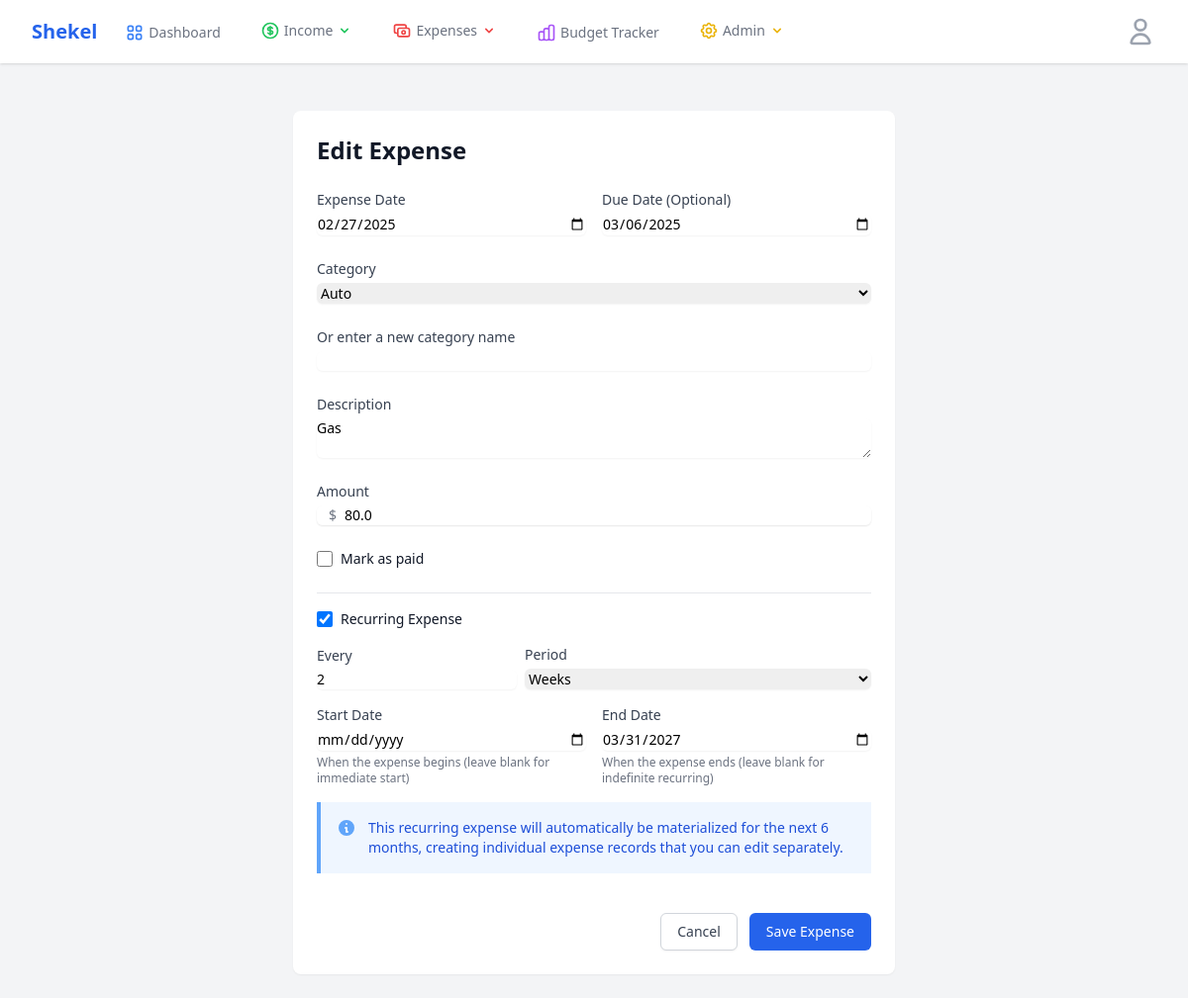
Screenshot of /expenses/edit/2 (signed in) with the database file from the repository.
### app/models.py (models this page shows, shortened)
class Expense(db.Model):
    id = db.Column(db.Integer, primary_key=True)
    date = db.Column(db.Date, nullable=False, index=True)
    due_date = db.Column(db.Date, nullable=True, index=True)
    start_date = db.Column(db.Date, nullable=True, index=True)  # When the expense starts (for recurring)
    end_date = db.Column(db.Date, nullable=True, index=True)    # When the expense ends (for recurring)
    parent_expense_id = db.Column(db.Integer, db.ForeignKey("expense.id"), nullable=True)  # For materialized instances
    category = db.Column(db.String(50), nullable=False)
    category_id = db.Column(db.Integer, db.ForeignKey("expense_category.id"), nullable=True)
    description = db.Column(db.String(200))
    amount = db.Column(db.Float, nullable=False)
    paid = db.Column(db.Boolean, default=False)
    recurring = db.Column(db.Boolean, default=False)
    frequency = db.Column(db.String(20))
    frequency_type = db.Column(db.String(10))
    frequency_value = db.Column(db.Integer)
    user_id = db.Column(db.Integer, db.ForeignKey("user.id"), nullable=False)
    created_at = db.Column(db.DateTime, default=datetime.utcnow)
    updated_at = db.Column(db.DateTime, default=datetime.utcnow, onupdate=datetime.utcnow)
    materialized_instances = db.relationship("Expense", backref=db.backref("parent_expense", remote_side=[id]))

### app/routes.py (the view, shortened to what this page needs)
@main.route("/expenses/edit/<int:id>", methods=["GET", "POST"])
@login_required
def edit_expense(id):
    expense = Expense.query.filter_by(id=id, user_id=current_user.id).first_or_404()
    is_materialized = expense.parent_expense_id is not None
    form = ExpenseForm(obj=expense)
    categories = ExpenseCategory.query.filter_by(user_id=current_user.id).all()
    form.category_id.choices = [(0, "-- Select Category --")] + [
        (c.id, c.name) for c in categories
    ]
    if request.method == "GET":
        if expense.category_id:
            form.category_id.data = expense.category_id
        if expense.frequency_type and expense.frequency_value:
            form.frequency_type.data = expense.frequency_type
            form.frequency_value.data = expense.frequency_value
    return render_template(
        "finance/expense_form.html",
        title="Edit Expense" if not is_materialized else "Edit Expense Instance",
        form=form,
        expense=expense,
        is_materialized=is_materialized,
    )

### app/models.py (called while the page is built)
@login_manager.user_loader
def load_user(id):
    return User.query.get(int(id))

    def has_permission(self, permission):
        return (
            self.role is not None and (self.role.permissions & permission) == permission
        )

    def can_manage_users(self):
        return self.has_permission(Role.MANAGE_USERS)

### app/templates/finance/expense_form.html (shortened to what this page needs)
{% extends "base.html" %}
{% block content %}
<div class="max-w-2xl mx-auto py-6 sm:px-6 lg:px-8">
    <div class="bg-white shadow-sm rounded-lg">
        <div class="px-4 py-5 sm:p-6">
            <h1 class="text-2xl font-bold text-gray-900 mb-4">
                {% if expense %}
                {% if is_materialized %}
                Edit Expense Instance
                {% else %}
                Edit Expense
                {% endif %}
                {% else %}
                Add Expense
                {% endif %}
            </h1>
            <form method="POST" class="space-y-6">
                <div class="grid grid-cols-1 md:grid-cols-2 gap-4">
                    <div>
                        <label for="date" class="block text-sm font-medium text-gray-700">Expense Date</label>
                        <div class="mt-1">
                            {{ form.date(class="shadow-sm focus:ring-blue-500 focus:border-blue-500 block w-full
                            sm:text-sm border-gray-300 rounded-md", type="date") }}
                        </div>
                    </div>
                    <div>
                        <label for="due_date" class="block text-sm font-medium text-gray-700">Due Date
                            (Optional)</label>
                        <div class="mt-1">
                            {{ form.due_date(class="shadow-sm focus:ring-blue-500 focus:border-blue-500 block w-full
                            sm:text-sm border-gray-300 rounded-md", type="date") }}
                        </div>
                    </div>
                </div>
                <div>
                    <label for="category_id" class="block text-sm font-medium text-gray-700">Category</label>
                    <div class="mt-1">
                        {{ form.category_id(class="shadow-sm focus:ring-blue-500 focus:border-blue-500 block w-full
                        sm:text-sm border-gray-300 rounded-md") }}
                    </div>
                </div>
                <div>
                    <label for="category_name" class="block text-sm font-medium text-gray-700">
                        Or enter a new category name
                    </label>
                    <div class="mt-1">
                        {{ form.category_name(class="shadow-sm focus:ring-blue-500 focus:border-blue-500 block w-full
                        sm:text-sm border-gray-300 rounded-md") }}
                    </div>
                </div>
                <div>
                    <label for="description" class="block text-sm font-medium text-gray-700">Description</label>
                    <div class="mt-1">
                        {{ form.description(class="shadow-sm focus:ring-blue-500 focus:border-blue-500 block w-full
                        sm:text-sm border-gray-300 rounded-md", rows="2") }}
                    </div>
                </div>
                <div>
                    <label for="amount" class="block text-sm font-medium text-gray-700">Amount</label>
                    <div class="mt-1 relative rounded-md shadow-sm">
                        <div class="absolute inset-y-0 left-0 pl-3 flex items-center pointer-events-none">
                            <span class="text-gray-500 sm:text-sm">$</span>
                        </div>
                        {{ form.amount(class="shadow-sm focus:ring-blue-500 focus:border-blue-500 block w-full pl-7
                        sm:text-sm border-gray-300 rounded-md") }}
                    </div>
                </div>
                <div class="flex items-center">
                    {{ form.paid(class="h-4 w-4 text-blue-600 focus:ring-blue-500 border-gray-300 rounded") }}
                    <label for="paid" class="ml-2 block text-sm text-gray-900">Mark as paid</label>
                </div>
                {% if not is_materialized %}
                <div class="space-y-4 pt-4 border-t border-gray-200">
                    <div class="flex items-center">
                        {{ form.recurring(class="h-4 w-4 text-blue-600 focus:ring-blue-500 border-gray-300 rounded",
                        onclick="toggleRecurringFields()") }}
                        <label for="recurring" class="ml-2 block text-sm text-gray-900">Recurring Expense</label>
                    </div>
                    <div id="recurring-fields" class="{% if not form.recurring.data %}hidden{% endif %} space-y-4">
                        <div id="frequency-fields">
                            <div class="flex items-end space-x-2">
                                <div>
                                    <label for="frequency_value"
                                        class="block text-sm font-medium text-gray-700">Every</label>
                                    <div class="mt-1">
                                        {{ form.frequency_value(class="shadow-sm focus:ring-blue-500
                                        focus:border-blue-500 block w-full sm:text-sm border-gray-300 rounded-md",
                                        min="1", type="number") }}
                                    </div>
                                </div>
                                <div class="flex-grow">
                                    <label for="frequency_type"
                                        class="block text-sm font-medium text-gray-700">Period</label>
                                    <div class="mt-1">
                                        {{ form.frequency_type(class="shadow-sm focus:ring-blue-500
                                        focus:border-blue-500 block w-full sm:text-sm border-gray-300 rounded-md") }}
                                    </div>
                                </div>
                            </div>
                        </div>
                        <div id="recurring-date-fields" class="grid grid-cols-1 md:grid-cols-2 gap-4 mt-4">
                            <div>
                                <label for="start_date" class="block text-sm font-medium text-gray-700">Start
                                    Date</label>
                                <div class="mt-1">
                                    {{ form.start_date(class="shadow-sm focus:ring-blue-500 focus:border-blue-500 block
                                    w-full sm:text-sm border-gray-300 rounded-md", type="date") }}
                                </div>
                                <p class="mt-1 text-xs text-gray-500">When the expense begins (leave blank for immediate
                                    start)</p>
                            </div>
                            <div>
                                <label for="end_date" class="block text-sm font-medium text-gray-700">End Date</label>
                                <div class="mt-1">
                                    {{ form.end_date(class="shadow-sm focus:ring-blue-500 focus:border-blue-500 block
                                    w-full sm:text-sm border-gray-300 rounded-md", type="date") }}
                                </div>
                                <p class="mt-1 text-xs text-gray-500">When the expense ends (leave blank for indefinite
                                    recurring)</p>
                            </div>
                        </div>
                        <div class="mt-4 bg-blue-50 border-l-4 border-blue-400 p-4">
                            <div class="flex">
                                <div class="flex-shrink-0">
                                    <svg class="h-5 w-5 text-blue-400" xmlns="http://www.w3.org/2000/svg"
                                        viewBox="0 0 20 20" fill="currentColor">
                                        <path fill-rule="evenodd"
                                            d="M18 10a8 8 0 11-16 0 8 8 0 0116 0zm-7-4a1 1 0 11-2 0 1 1 0 012 0zM9 9a1 1 0 000 2v3a1 1 0 001 1h1a1 1 0 100-2v-3a1 1 0 00-1-1H9z"
                                            clip-rule="evenodd" />
                                    </svg>
                                </div>
                                <div class="ml-3">
                                    <p class="text-sm text-blue-700">
                                        This recurring expense will automatically be materialized for the next 6 months,
                                        creating individual expense records that you can edit separately.
                                    </p>
                                </div>
                            </div>
                        </div>
                    </div>
                </div>
                {% endif %}
                <div class="flex justify-end space-x-3 pt-4">
                    <a href="{{ url_for('main.manage_expenses') }}"
                        class="px-4 py-2 border border-gray-300 shadow-sm text-sm font-medium rounded-md text-gray-700 bg-white hover:bg-gray-50">
                        Cancel
                    </a>
                    {{ form.submit(class="px-4 py-2 border border-transparent text-sm font-medium rounded-md text-white
                    bg-blue-600 hover:bg-blue-700") }}
                </div>
            </form>
        </div>
    </div>
</div>
{% endblock %}

### rows the page displays
Expense: date "02/27/2025", due_date "03/06/2025", category_id "Auto", description "Gas", amount "80.0", recurring "☑", frequency_value "2", frequency_type "Weeks", end_date "03/31/2027"
